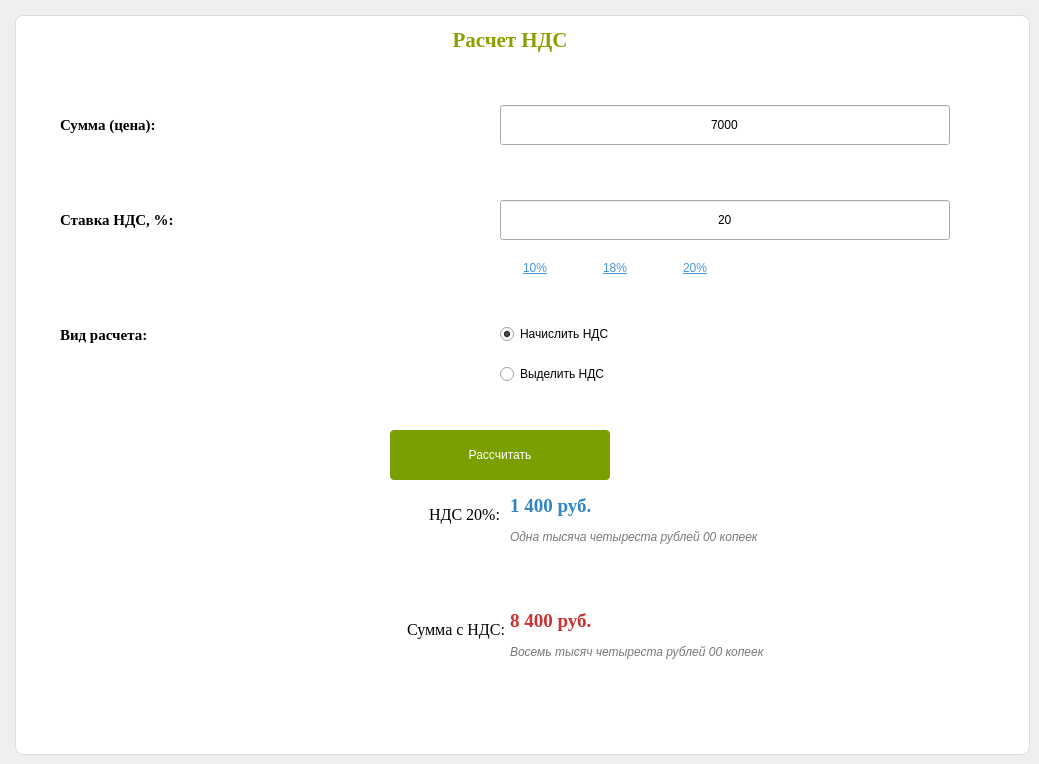
    <widget class="QWidget" name="vatPage">
     <attribute name="title">
      <string>НДС</string>
     </attribute>
     <widget class="QFrame" name="vatPanel">
      <property name="geometry">
       <rect>
        <x>15</x>
        <y>15</y>
        <width>1015</width>
        <height>740</height>
       </rect>
      </property>
      <property name="styleSheet">
       <string>background: rgb(255, 255, 255); border: 1px solid rgb(220, 220, 220); border-radius: 8px;</string>
      </property>
      <property name="frameShape">
       <enum>QFrame::StyledPanel</enum>
      </property>
      <property name="frameShadow">
       <enum>QFrame::Raised</enum>
      </property>
     </widget>
     <widget class="QLabel" name="vatTitle">
      <property name="geometry">
       <rect>
        <x>360</x>
        <y>25</y>
        <width>300</width>
        <height>30</height>
       </rect>
      </property>
      <property name="font">
       <font>
        <family>Times New Roman</family>
        <pointsize>16</pointsize>
        <weight>75</weight>
        <italic>false</italic>
        <bold>true</bold>
       </font>
      </property>
      <property name="styleSheet">
       <string>color: rgb(140, 160, 0);</string>
      </property>
      <property name="text">
       <string>Расчет НДС</string>
      </property>
      <property name="alignment">
       <set>Qt::AlignCenter</set>
      </property>
     </widget>
     <widget class="QLabel" name="vat1">
      <property name="geometry">
       <rect>
        <x>60</x>
        <y>110</y>
        <width>160</width>
        <height>30</height>
       </rect>
      </property>
      <property name="font">
       <font>
        <family>Times New Roman</family>
        <pointsize>11</pointsize>
        <weight>75</weight>
        <italic>false</italic>
        <bold>true</bold>
       </font>
      </property>
      <property name="text">
       <string>Сумма (цена):</string>
      </property>
     </widget>
     <widget class="QLineEdit" name="vatSum">
      <property name="geometry">
       <rect>
        <x>500</x>
        <y>105</y>
        <width>450</width>
        <height>40</height>
       </rect>
      </property>
      <property name="text">
       <string>7000</string>
      </property>
      <property name="alignment">
       <set>Qt::AlignCenter</set>
      </property>
     </widget>
     <widget class="QLabel" name="vat2">
      <property name="geometry">
       <rect>
        <x>60</x>
        <y>205</y>
        <width>160</width>
        <height>30</height>
       </rect>
      </property>
      <property name="font">
       <font>
        <family>Times New Roman</family>
        <pointsize>11</pointsize>
        <weight>75</weight>
        <italic>false</italic>
        <bold>true</bold>
       </font>
      </property>
      <property name="text">
       <string>Ставка НДС, %:</string>
      </property>
     </widget>
     <widget class="QLineEdit" name="vatRate">
      <property name="geometry">
       <rect>
        <x>500</x>
        <y>200</y>
        <width>450</width>
        <height>40</height>
       </rect>
      </property>
      <property name="text">
       <string>20</string>
      </property>
      <property name="alignment">
       <set>Qt::AlignCenter</set>
      </property>
     </widget>
     <widget class="QPushButton" name="rate10">
      <property name="geometry">
       <rect>
        <x>500</x>
        <y>255</y>
        <width>70</width>
        <height>26</height>
       </rect>
      </property>
      <property name="styleSheet">
       <string>background: transparent; border: none; color: rgb(70,150,220); text-decoration: underline;</string>
      </property>
      <property name="text">
       <string>10%</string>
      </property>
     </widget>
     <widget class="QPushButton" name="rate18">
      <property name="geometry">
       <rect>
        <x>580</x>
        <y>255</y>
        <width>70</width>
        <height>26</height>
       </rect>
      </property>
      <property name="styleSheet">
       <string>background: transparent; border: none; color: rgb(70,150,220); text-decoration: underline;</string>
      </property>
      <property name="text">
       <string>18%</string>
      </property>
     </widget>
     <widget class="QPushButton" name="rate20">
      <property name="geometry">
       <rect>
        <x>660</x>
        <y>255</y>
        <width>70</width>
        <height>26</height>
       </rect>
      </property>
      <property name="styleSheet">
       <string>background: transparent; border: none; color: rgb(70,150,220); text-decoration: underline;</string>
      </property>
      <property name="text">
       <string>20%</string>
      </property>
     </widget>
     <widget class="QLabel" name="vatType">
      <property name="geometry">
       <rect>
        <x>60</x>
        <y>320</y>
        <width>150</width>
        <height>30</height>
       </rect>
      </property>
      <property name="font">
       <font>
        <family>Times New Roman</family>
        <pointsize>11</pointsize>
        <weight>75</weight>
        <italic>false</italic>
        <bold>true</bold>
       </font>
      </property>
      <property name="text">
       <string>Вид расчета:</string>
      </property>
     </widget>
     <widget class="QRadioButton" name="vatAdd">
      <property name="geometry">
       <rect>
        <x>500</x>
        <y>320</y>
        <width>220</width>
        <height>28</height>
       </rect>
      </property>
      <property name="text">
       <string>Начислить НДС</string>
      </property>
      <property name="checked">
       <bool>true</bool>
      </property>
     </widget>
     <widget class="QRadioButton" name="vatDeduct">
      <property name="geometry">
       <rect>
        <x>500</x>
        <y>360</y>
        <width>220</width>
        <height>28</height>
       </rect>
      </property>
      <property name="text">
       <string>Выделить НДС</string>
      </property>
     </widget>
     <widget class="QPushButton" name="vatCalc">
      <property name="geometry">
       <rect>
        <x>390</x>
        <y>430</y>
        <width>220</width>
        <height>50</height>
       </rect>
      </property>
      <property name="styleSheet">
       <string>background-color: rgb(121, 160, 0); color: white; border: none; border-radius: 4px; font: bold 12pt &quot;Times New Roman&quot;;</string>
      </property>
      <property name="text">
       <string>Рассчитать</string>
      </property>
     </widget>
     <widget class="QLabel" name="vatRes1Title">
      <property name="geometry">
       <rect>
        <x>360</x>
        <y>505</y>
        <width>140</width>
        <height>24</height>
       </rect>
      </property>
      <property name="font">
       <font>
        <family>Times New Roman</family>
        <pointsize>12</pointsize>
        <weight>50</weight>
        <italic>false</italic>
        <bold>false</bold>
       </font>
      </property>
      <property name="text">
       <string>НДС 20%:</string>
      </property>
      <property name="alignment">
       <set>Qt::AlignRight</set>
      </property>
     </widget>
     <widget class="QLabel" name="vatRes1">
      <property name="geometry">
       <rect>
        <x>510</x>
        <y>495</y>
        <width>160</width>
        <height>34</height>
       </rect>
      </property>
      <property name="font">
       <font>
        <family>Times New Roman</family>
        <pointsize>14</pointsize>
        <weight>75</weight>
        <italic>false</italic>
        <bold>true</bold>
       </font>
      </property>
      <property name="styleSheet">
       <string>color: rgb(49, 133, 198);</string>
      </property>
      <property name="text">
       <string>1 400 руб.</string>
      </property>
      <property name="alignment">
       <set>Qt::AlignLeading</set>
      </property>
     </widget>
     <widget class="QLabel" name="vatRes1Text">
      <property name="geometry">
       <rect>
        <x>510</x>
        <y>530</y>
        <width>380</width>
        <height>24</height>
       </rect>
      </property>
      <property name="font">
       <font>
        <italic>true</italic>
       </font>
      </property>
      <property name="styleSheet">
       <string>font-style: italic; color: rgb(120,120,120);</string>
      </property>
      <property name="text">
       <string>Одна тысяча четыреста рублей 00 копеек</string>
      </property>
      <property name="alignment">
       <set>Qt::AlignLeading</set>
      </property>
     </widget>
     <widget class="QLabel" name="vatRes2Title">
      <property name="geometry">
       <rect>
        <x>325</x>
        <y>620</y>
        <width>180</width>
        <height>24</height>
       </rect>
      </property>
      <property name="font">
       <font>
        <family>Times New Roman</family>
        <pointsize>12</pointsize>
        <weight>50</weight>
        <italic>false</italic>
        <bold>false</bold>
       </font>
      </property>
      <property name="text">
       <string>Сумма с НДС:</string>
      </property>
      <property name="alignment">
       <set>Qt::AlignRight</set>
      </property>
     </widget>
     <widget class="QLabel" name="vatRes2">
      <property name="geometry">
       <rect>
        <x>510</x>
        <y>610</y>
        <width>160</width>
        <height>34</height>
       </rect>
      </property>
      <property name="font">
       <font>
        <family>Times New Roman</family>
        <pointsize>14</pointsize>
        <weight>75</weight>
        <italic>false</italic>
        <bold>true</bold>
       </font>
      </property>
      <property name="styleSheet">
       <string>color: rgb(200, 50, 50);</string>
      </property>
      <property name="text">
       <string>8 400 руб.</string>
      </property>
      <property name="alignment">
       <set>Qt::AlignLeading</set>
      </property>
     </widget>
     <widget class="QLabel" name="vatRes2Text">
      <property name="geometry">
       <rect>
        <x>510</x>
        <y>645</y>
        <width>380</width>
        <height>24</height>
       </rect>
      </property>
      <property name="font">
       <font>
        <italic>true</italic>
       </font>
      </property>
      <property name="styleSheet">
       <string>font-style: italic; color: rgb(120,120,120);</string>
      </property>
      <property name="text">
       <string>Восемь тысяч четыреста рублей 00 копеек</string>
      </property>
      <property name="alignment">
       <set>Qt::AlignLeading</set>
      </property>
     </widget>
    </widget>
